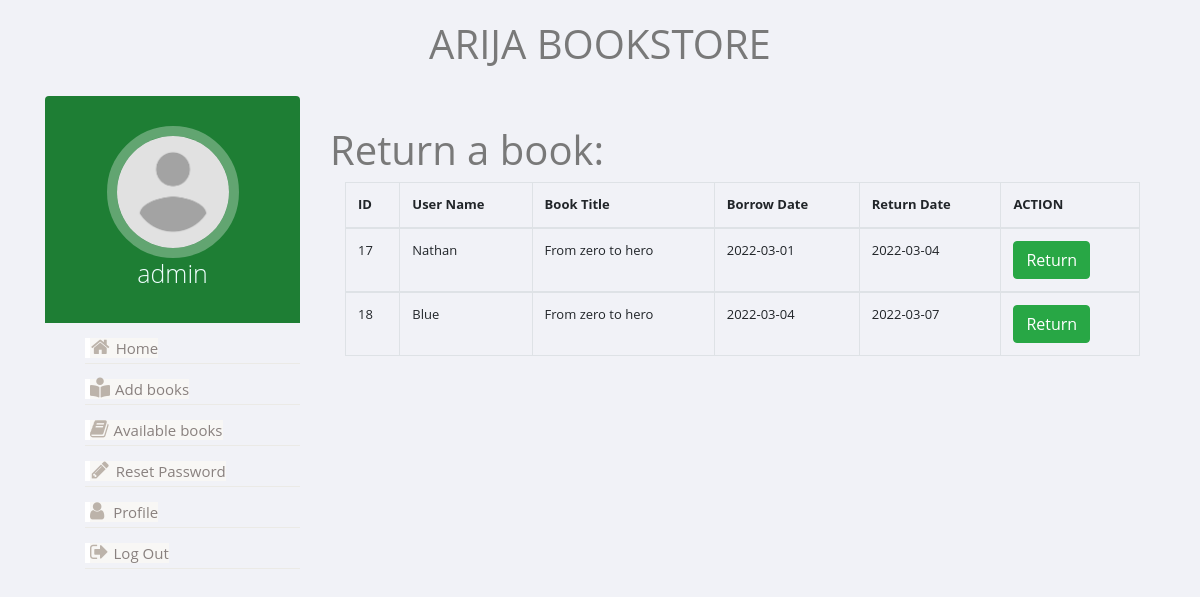
/admin.php (signed in), run on the app's committed database.
### tables this page shows
CREATE TABLE `borrow` (
  `borrowId` int(255) NOT NULL,
  `username` varchar(40) NOT NULL,
  `id` int(255) NOT NULL,
  `title` varchar(255) NOT NULL,
  `borrowDate` date NOT NULL,
  `returnDate` date NOT NULL,
  `isbn` int(255) NOT NULL
);

### admin.php (the view, shortened to what this page needs)
<?php
require "db_connection.php";
?>
<!DOCTYPE html>
<html lang="en">
<head>
    <link rel="stylesheet" href="https://stackpath.bootstrapcdn.com/bootstrap/4.5.2/css/bootstrap.min.css">
    <link rel="stylesheet" href="https://cdnjs.cloudflare.com/ajax/libs/font-awesome/5.12.1/js/all.min.js">
    <link rel="stylesheet" href="https://cdnjs.cloudflare.com/ajax/libs/font-awesome/5.12.1/css/all.min.css">
    <link rel="stylesheet" href="assets/urembo.css">
</head>
<body>
    <div class="text-center" style="padding:20px;">
        <h1>ARIJA BOOKSTORE</h1>
    </div>
    <link href="https://maxcdn.bootstrapcdn.com/font-awesome/4.3.0/css/font-awesome.min.css" rel="stylesheet">
<div class="container bootstrap snippets bootdey">
<div class="row">
  <div class="profile-nav col-md-3">
      <div class="panel">
          <div class="user-heading round">
              <a href="#">
                  <img src="assets/images/profile.png" alt="image">
              </a>
              <h1><?php echo htmlspecialchars($_SESSION["username"]); ?></h1>
          </div>
          <ul >
              <li class="active"><a href="admin.php"> <i class="fa fa-home fa-fw"></i>Home</a></li>
              <li class="active"><a href="enter_book.php"> <i class="fas fa-book-reader"></i>Add books</a></li>
              <li class="active"><a href="available_books.php"> <i class="fa fa-book"></i>Available books</a></li>
              <li class="active"><a href="admin_reset.php"><i class="fa fa-pencil fa-fw"></i>Reset Password</a></li>
              <li class="active"><a href=""> <i class="fa fa-user"></i> Profile</a></li>
              <li class="active"><a href="logout.php"><i class="fa fa-sign-out"></i>Log Out</a></li>
          </ul>
      </div>
  </div>
  <div class="profile-info col-md-9">
      <div class="panel">
          <div class="panel-body bio-graph-info" style="margin-top:30px;">
            <h1>Return a book: </h1>
           </div>
           <div class="container">
		<div class="panel panel-default">
        <table class="table table-bordered">
		          <thead>
		               <tr>
		                  <th>ID</th>
		                  <th>User Name</th>
		                  <th>Book Title</th>
		                  <th>Borrow Date</th>
		                  <th>Return Date</th>
		                  <th>ACTION</th>
		                </tr>
		          </thead>
		           <?php
                  		$sql = "SELECT * FROM borrow";
                  		$query = mysqli_query($link, $sql);
                  		while($row = mysqli_fetch_assoc($query)) {
                   ?>
		          <tbody>
		            <tr>
		             <td><?php echo $row['borrowId']; ?></td>
		             <td><?php echo $row['username']; ?></td>
		             <td><?php echo $row['title']; ?></td>
		             <td><?php echo $row['borrowDate']; ?></td>
		             <td><?php echo $row['returnDate']; ?></td>
		             <td>
                         <a href="return.php?borrowId=<?php echo $row['borrowId']; ?>" class="btn btn-success">Return</a>
		             </td>
		            </tr>
		            <?php } ?>
		         </tbody>
		   </table>
	  </div>
	</div>
      </div>
  </div>
</div>
</div>
</body>
</html>

### assets/urembo.css (style rules this page uses)
body { color: #797979; background: #f1f2f7; font-family: 'Open Sans', sans-serif; padding: 0px !important; margin: 0px !important; font-size: 13px; text-rendering: optimizeLegibility; -webkit-font-smoothing: antialiased; -moz-font-smoothing: antialiased; }
.profile-nav .user-heading { background: #1E7E34;; color: azure; border-radius: 4px 4px 0 0; -webkit-border-radius: 4px 4px 0 0; padding: 30px; text-align: center; }
.profile-nav .user-heading.round a { border-radius: 50%; -webkit-border-radius: 50%; border: 10px solid rgba(255,255,255,0.3); display: inline-block; }
.profile-nav .user-heading a img { width: 112px; height: 112px; border-radius: 50%; -webkit-border-radius: 50%; }
.profile-nav .user-heading h1 { font-size: 25px; font-weight: 300; margin-bottom: 5px; }
.profile-nav ul { margin-top: 10px; list-style-type: none; }
.profile-nav ul > li { border-bottom: 1px solid #ebeae6; margin-top: 10px; line-height: 30px; font-size: 15px; }
.profile-nav ul > li > a { border-radius: 0; -webkit-border-radius: 0; color: #89817f; border-left: 5px solid #fff; }
.profile-nav ul > li > a:hover, .profile-nav ul > li > a:focus, .profile-nav ul li.active a { background: #f8f7f5 !important; color: #89817f !important; }
.profile-nav ul > li > a > i { font-size: 20px; padding-right: 5px; color: #bcb3aa; }

### data on the page
borrow: borrowId "17", username "Nathan", title "From zero to hero", borrowDate "2022-03-01", returnDate "2022-03-04"
borrow: borrowId "18", username "Blue", title "From zero to hero", borrowDate "2022-03-04", returnDate "2022-03-07"

### other printed values
$_SESSION["username"] "admin"
